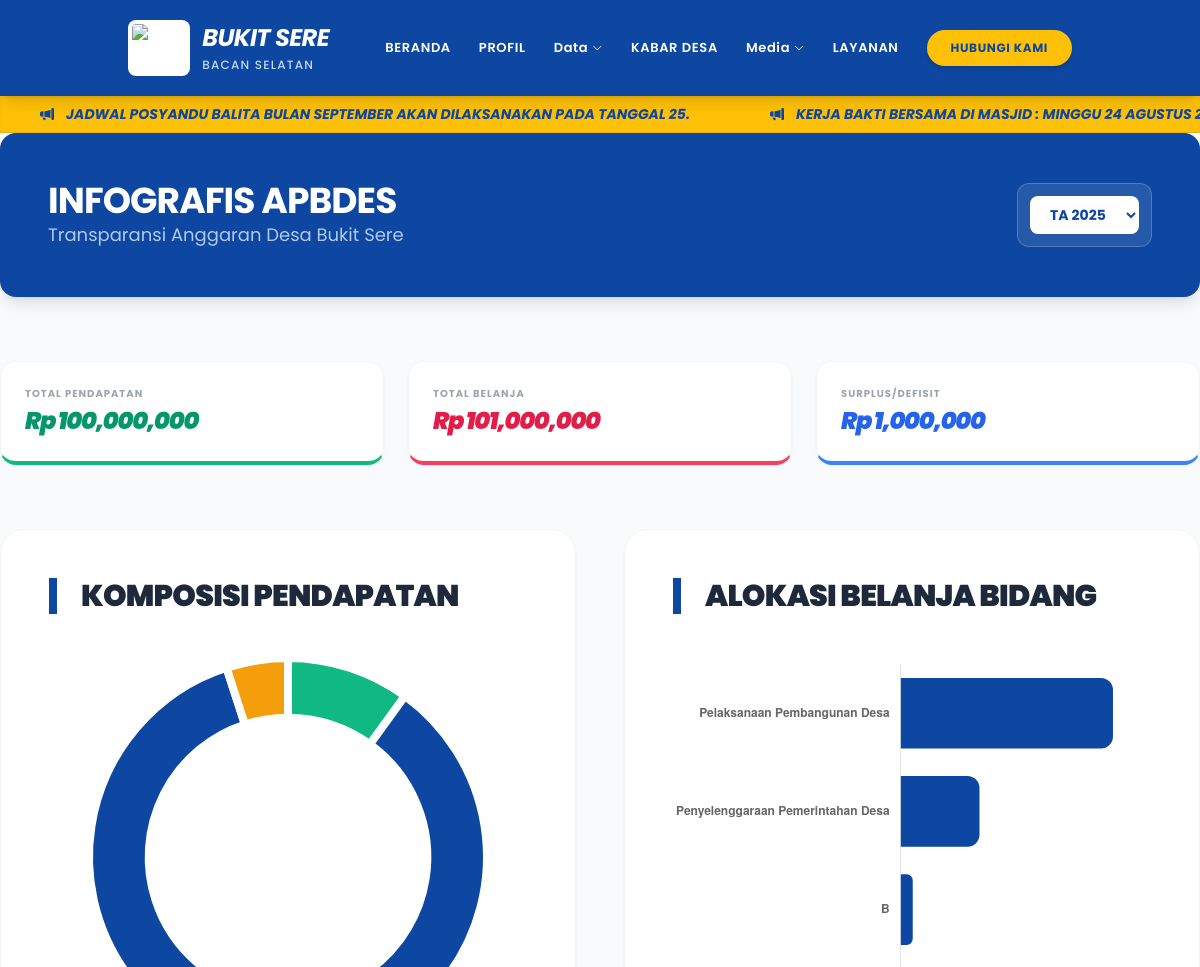
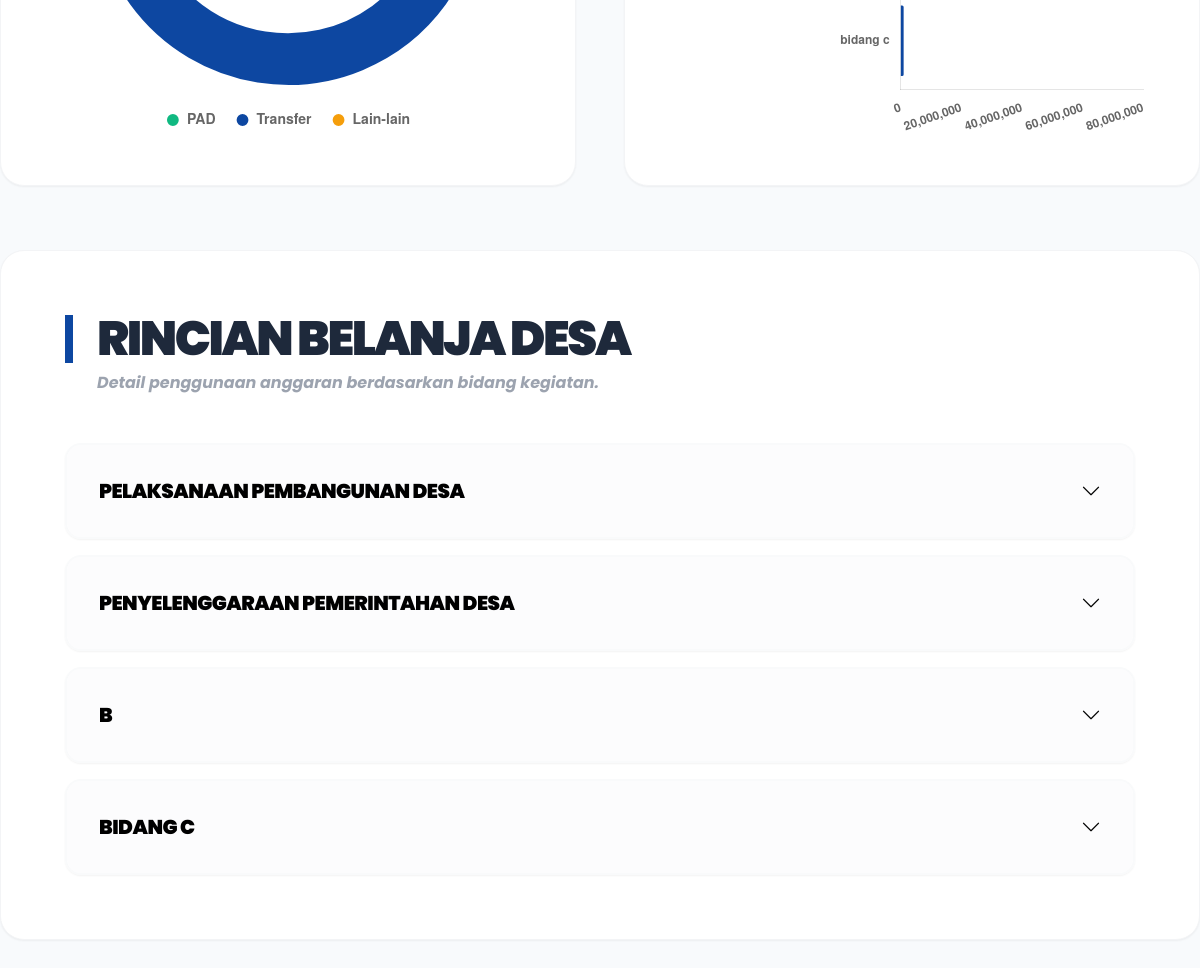
The page /index.php?page=infografis-apbd on the database its author committed (2 pictures, top to bottom).
### tables this page shows
CREATE TABLE `pengumuman` (
  `id` int(11) NOT NULL,
  `judul` text NOT NULL,
  `tanggal_mulai` date NOT NULL,
  `tanggal_selesai` date NOT NULL,
  `status` enum('aktif','tidak aktif') NOT NULL DEFAULT 'aktif'
);

CREATE TABLE `apbdes_summary` (
  `id` int(11) NOT NULL,
  `tahun` int(4) NOT NULL,
  `total_pendapatan` bigint(20) DEFAULT 0,
  `total_belanja` bigint(20) DEFAULT 0,
  `pendapatan_pad` bigint(20) DEFAULT 0,
  `pendapatan_transfer` bigint(20) DEFAULT 0,
  `pendapatan_lain` bigint(20) DEFAULT 0
);

### infografis-apbd.php (the view, shortened to what this page needs)
<?php
    include 'koneksi.php';
    $tahun_terpilih = date('Y');
    $query_tahun = mysqli_query($koneksi, "SELECT MAX(tahun) as tahun_max FROM apbdes_summary");
    if($row_tahun = mysqli_fetch_assoc($query_tahun)) {
        if($row_tahun['tahun_max'] != NULL) $tahun_terpilih = $row_tahun['tahun_max'];
    }
    $query_summary = mysqli_query($koneksi, "SELECT * FROM apbdes_summary WHERE tahun = $tahun_terpilih");
    $summary = @mysqli_fetch_assoc($query_summary);
    $detail = [];
    if($summary) {
        $query_detail = mysqli_query($koneksi, "SELECT * FROM apbdes_detail WHERE id_summary = " . $summary['id']);
        while($row = mysqli_fetch_assoc($query_detail)) {
            $detail[$row['bidang']][] = $row;
        }
    }
    $query_list_tahun = mysqli_query($koneksi, "SELECT DISTINCT tahun FROM apbdes_summary ORDER BY tahun DESC");
    $surplus_defisit = ($summary['total_pendapatan'] ?? 0) - ($summary['total_belanja'] ?? 0);
?>
<main class="space-y-10 md:space-y-16 pb-20">
    <section class="bg-utama text-white rounded-2xl shadow-lg p-6 md:p-12 mb-8" data-aos="fade-down">
        <div class="flex flex-col md:flex-row justify-between items-center gap-6">
            <div>
                <h1 class="text-2xl md:text-4xl font-bold uppercase tracking-tight">Infografis APBDes</h1>
                <p class="text-xs md:text-lg text-blue-100 opacity-80">Transparansi Anggaran Desa Bukit Sere</p>
            </div>
            <div class="bg-white/10 p-3 rounded-xl border border-white/20">
                <form action="" method="GET">
                    <select name="tahun" class="bg-white text-utama font-bold px-4 py-2 rounded-lg text-sm outline-none" onchange="this.form.submit()">
                        <?php while($th = mysqli_fetch_assoc($query_list_tahun)): ?>
                            <option value="<?php echo $th['tahun']; ?>" <?php if($th['tahun'] == $tahun_terpilih) echo 'selected'; ?>>TA <?php echo $th['tahun']; ?></option>
                        <?php endwhile; ?>
                    </select>
                </form>
            </div>
        </div>
    </section>
    <?php if($summary): ?>
    <section class="grid grid-cols-1 md:grid-cols-3 gap-6 mb-10" data-aos="fade-up">
        <div class="bg-white rounded-2xl p-6 border border-gray-100 shadow-sm border-b-4 border-b-emerald-500">
            <p class="text-[10px] font-bold text-gray-400 uppercase tracking-widest mb-1">Total Pendapatan</p>
            <h3 class="text-xl md:text-2xl font-black text-emerald-600 tracking-tighter italic">Rp <?php echo number_format($summary['total_pendapatan']); ?></h3>
        </div>
        <div class="bg-white rounded-2xl p-6 border border-gray-100 shadow-sm border-b-4 border-b-rose-500">
            <p class="text-[10px] font-bold text-gray-400 uppercase tracking-widest mb-1">Total Belanja</p>
            <h3 class="text-xl md:text-2xl font-black text-rose-600 tracking-tighter italic">Rp <?php echo number_format($summary['total_belanja']); ?></h3>
        </div>
        <div class="bg-white rounded-2xl p-6 border border-gray-100 shadow-sm border-b-4 border-b-blue-500">
            <p class="text-[10px] font-bold text-gray-400 uppercase tracking-widest mb-1">Surplus/Defisit</p>
            <h3 class="text-xl md:text-2xl font-black text-blue-600 tracking-tighter italic">Rp <?php echo number_format(abs($surplus_defisit)); ?></h3>
        </div>
    </section>
    <div class="grid grid-cols-1 lg:grid-cols-2 gap-8 md:gap-12">
        <section class="bg-white rounded-3xl shadow-sm p-8 md:p-12 border border-gray-100" data-aos="fade-right">
            <h2 class="text-xl md:text-3xl font-black border-l-8 border-utama pl-6 mb-10 text-gelap uppercase tracking-tight">Komposisi Pendapatan</h2>
            <div class="relative h-[300px] md:h-[450px] flex items-center justify-center">
                <canvas id="chartPendapatan"></canvas>
            </div>
        </section>
        <section class="bg-white rounded-3xl shadow-sm p-8 md:p-12 border border-gray-100" data-aos="fade-left">
            <h2 class="text-xl md:text-3xl font-black border-l-8 border-utama pl-6 mb-10 text-gelap uppercase tracking-tight">Alokasi Belanja Bidang</h2>
            <div class="relative h-[300px] md:h-[450px]">
                <canvas id="chartBelanja"></canvas>
            </div>
        </section>
    </div>
    <section class="bg-white rounded-3xl shadow-sm p-8 md:p-16 border border-gray-100" data-aos="fade-up">
        <div class="text-center md:text-left mb-12">
            <h2 class="text-2xl md:text-5xl font-black border-l-8 border-utama pl-6 text-gelap uppercase tracking-tighter">Rincian Belanja Desa</h2>
            <p class="text-gray-400 font-bold mt-2 italic ml-6 md:ml-8">Detail penggunaan anggaran berdasarkan bidang kegiatan.</p>
        </div>
        <div class="space-y-4">
            <?php $i = 0; foreach($detail as $bidang => $kegiatans): $i++; ?>
            <div class="border-2 border-gray-50 rounded-2xl overflow-hidden shadow-sm group">
                <button onclick="toggleAccordion(<?php echo $i; ?>)" class="w-full flex justify-between items-center p-5 md:p-8 bg-gray-50/50 hover:bg-latar transition group-hover:bg-utama group-hover:text-white">
                    <span class="text-sm md:text-xl font-black uppercase tracking-tight"><?php echo htmlspecialchars($bidang); ?></span>
                    <i id="icon-<?php echo $i; ?>" class="bi bi-chevron-down text-xl transition-transform duration-300"></i>
                </button>
            </div>
            <?php endforeach; ?>
        </div>
    </section>
    <script>
    // Logic Accordion Manual
    function toggleAccordion(id) {
        const content = document.getElementById('content-' + id);
        const icon = document.getElementById('icon-' + id);
        const allContents = document.querySelectorAll('[id^="content-"]');
        const allIcons = document.querySelectorAll('[id^="icon-"]');
        // Close others
        allContents.forEach((c, idx) => {
            if(idx + 1 !== id) {
                c.classList.add('hidden');
                allIcons[idx].classList.remove('rotate-180');
            }
        });
        // Toggle current
        content.classList.toggle('hidden');
        icon.classList.toggle('rotate-180');
    }
    // Chart Pendapatan (Doughnut Modern)
    new Chart(document.getElementById('chartPendapatan'), {
        type: 'doughnut',
        data: {
            labels: ['PAD', 'Transfer', 'Lain-lain'],
            datasets: [{
                data: [<?php echo $summary['pendapatan_pad'] ?? 0; ?>, <?php echo $summary['pendapatan_transfer'] ?? 0; ?>, <?php echo $summary['pendapatan_lain'] ?? 0; ?>],
                backgroundColor: ['#10b981', '#0d47a1', '#f59e0b'],
                borderWidth: 8,
                hoverOffset: 20
            }]
        },
        options: {
            responsive: true,
            maintainAspectRatio: false,
            plugins: {
                legend: { position: 'bottom', labels: { font: { weight: 'bold', size: 14 }, padding: 20, usePointStyle: true } }
            },
            cutout: '70%'
        }
    });
    // Chart Belanja (Bar Modern)
    new Chart(document.getElementById('chartBelanja'), {
        type: 'bar',
        data: {
            labels: <?php echo json_encode(array_keys($detail)); ?>,
            datasets: [{
                label: 'Anggaran',
                data: <?php echo json_encode(array_map(function($kegiatans) { return array_sum(array_column($kegiatans, 'anggaran')); }, $detail)); ?>,
                backgroundColor: '#0d47a1',
                borderRadius: 12
            }]
        },
        options: {
            responsive: true,
            maintainAspectRatio: false,
            indexAxis: 'y',
            scales: {
                x: { grid: { display: false }, ticks: { font: { weight: 'bold' } } },
                y: { grid: { display: false }, ticks: { font: { weight: 'bold' } } }
            },
            plugins: { legend: { display: false } }
        }
    });
    </script>
    <?php endif; ?>
</main>

### header.php (shortened to what this page needs)
<!DOCTYPE html>
<html lang="id">
<head>
    <script src="https://cdn.tailwindcss.com"></script>
    <link rel="stylesheet" href="https://cdn.jsdelivr.net/npm/bootstrap-icons@1.11.3/font/bootstrap-icons.min.css">
    <link rel="stylesheet" href="https://unpkg.com/aos@next/dist/aos.css" />
</head>
<body class="bg-latar">
    <nav class="bg-utama text-white sticky top-0 z-[100] shadow-lg">
        <div class="container mx-auto px-4 md:px-10">
            <div class="flex justify-between items-center h-20 md:h-24">
                <a href="index.php" class="flex items-center space-x-3 group">
                    <img src="images/logo.png" alt="Logo" class="h-10 md:h-14 w-auto bg-white p-1 rounded-lg">
                    <div class="leading-tight">
                        <span class="block text-lg md:text-2xl font-bold tracking-tight uppercase italic">Bukit Sere</span>
                        <small class="text-[10px] md:text-xs font-medium text-blue-200 uppercase tracking-widest">Bacan Selatan</small>
                    </div>
                </a>
                <div class="hidden lg:flex items-center space-x-7 text-[13px] font-semibold uppercase tracking-wider">
                    <a href="index.php?page=home" class="hover:text-aksen transition">Beranda</a>
                    <a href="index.php?page=profil" class="hover:text-aksen transition">Profil</a>
                    <div class="relative group">
                        <button class="hover:text-aksen flex items-center transition">
                            Data <i class="bi bi-chevron-down ml-1 text-[10px]"></i>
                        </button>
                    </div>
                    <a href="index.php?page=berita" class="hover:text-aksen transition">Kabar Desa</a>
                    <div class="relative group">
                        <button class="hover:text-aksen flex items-center transition">
                            Media <i class="bi bi-chevron-down ml-1 text-[10px]"></i>
                        </button>
                    </div>
                    <a href="index.php?page=layanan_mandiri" class="hover:text-aksen transition">Layanan</a>
                    <a href="index.php?page=kritik_saran" class="bg-aksen text-utama px-6 py-2.5 rounded-full font-bold hover:brightness-110 shadow-md transition uppercase text-xs">
                        Hubungi Kami
                    </a>
                </div>
            </div>
        </div>
    </nav>
    <?php
        $query_pengumuman = mysqli_query($koneksi, "SELECT judul FROM pengumuman WHERE status = 'aktif'");
        if($query_pengumuman && mysqli_num_rows($query_pengumuman) > 0):
    ?>
    <div class="bg-aksen border-b border-utama/10 overflow-hidden py-2 shadow-inner">
        <div class="whitespace-nowrap flex animate-ticker">
            <?php while($pengumuman = mysqli_fetch_assoc($query_pengumuman)): ?>
                <span class="mx-10 font-bold text-utama text-[11px] md:text-sm uppercase flex items-center italic">
                    <i class="bi bi-megaphone-fill mr-3"></i> <?php echo htmlspecialchars($pengumuman['judul']); ?>
                </span>
            <?php endwhile; ?>
        </div>
    </div>
    <?php endif; ?>

### header.php (style rules this page uses)
body { font-family: 'Poppins', sans-serif; overflow-x: hidden; }
.animate-ticker { animation: ticker 25s linear infinite; }

### rows shown on the page
pengumuman: judul "JADWAL POSYANDU BALITA BULAN SEPTEMBER AKAN DILAKSANAKAN PADA TANGGAL 25."
pengumuman: judul "KERJA BAKTI BERSAMA DI MASJID : MINGGU 24 AGUSTUS…"
apbdes_summary: total_pendapatan "100,000,000", total_belanja "101,000,000", abs($surplus_defisit) "1,000,000"

### other values the page prints
$bidang "PELAKSANAAN PEMBANGUNAN DESA"
$bidang "PENYELENGGARAAN PEMERINTAHAN DESA"
$bidang "B"
$bidang "BIDANG C"
chart data {{ $summary['pendapatan_pad'] }} 10000000
chart data {{ $summary['pendapatan_transfer'] }} 85000000
chart data {{ $summary['pendapatan_lain'] }} 5000000
chart data {{ json_encode(array_keys($detail)) }} ["Pelaksanaan Pembangunan Desa","Penyelenggaraan Pemerintahan Desa","B","bidang c"]
